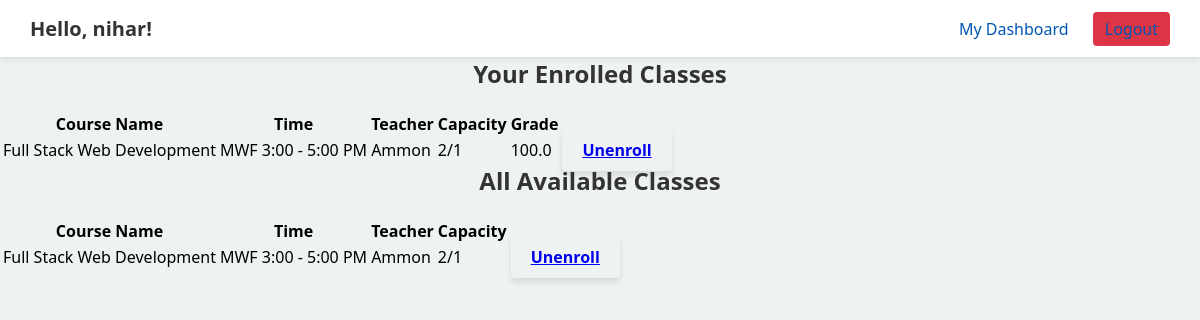
Page /student (signed in) on the committed database.
### models.py (models this page shows, shortened)
class User(db.Model, UserMixin):
    __tablename__ = "users"
    id            = db.Column(db.Integer,   primary_key=True)
    username      = db.Column(db.String(50), unique=True, nullable=False)
    password_hash = db.Column(db.String(128), nullable=False)
    role          = db.Column(db.String(10), nullable=False)
    enrollments    = db.relationship(
        "Enrollment",
        back_populates="student",
        cascade="all, delete-orphan"
    )
    taught_courses = db.relationship(
        "Course",
        back_populates="teacher",
        cascade="all, delete-orphan"
    )

class Enrollment(db.Model):
    __tablename__ = "enrollments"
    id         = db.Column(db.Integer, primary_key=True)
    student_id = db.Column(
        db.Integer,
        db.ForeignKey("users.id", ondelete="CASCADE"),
        nullable=False
    )
    course_id  = db.Column(
        db.Integer,
        db.ForeignKey("courses.id", ondelete="CASCADE"),
        nullable=False
    )
    grade      = db.Column(db.Float)
    student    = db.relationship("User",   back_populates="enrollments")
    course     = db.relationship("Course", back_populates="enrollments")

class Course(db.Model):
    __tablename__ = "courses"
    id         = db.Column(db.Integer, primary_key=True)
    name       = db.Column(db.String(120), nullable=False)
    time       = db.Column(db.String(120), nullable=False)          # NEW
    capacity   = db.Column(db.Integer, nullable=False)
    teacher_id = db.Column(
        db.Integer,
        db.ForeignKey("users.id", ondelete="CASCADE"),
        nullable=False
    )
    teacher     = db.relationship("User",   back_populates="taught_courses")
    enrollments = db.relationship(
        "Enrollment",
        back_populates="course",
        cascade="all, delete-orphan"
    )

### app.py (the view)
@app.route("/student")
@login_required
def student_dashboard():
    if current_user.role != "student":
        return redirect(url_for("home"))
    enrolled = current_user.enrollments
    enrolled_ids = [e.course_id for e in enrolled]
    all_courses = Course.query.all()
    return render_template(
        "student_dashboard.html",
        enrolled=enrolled,
        enrolled_ids=enrolled_ids,
        all_courses=all_courses
    )

### app.py (called while the page is built)
@login_manager.user_loader
def load_user(uid):
    return db.session.get(User, int(uid))

### templates/student_dashboard.html (shortened to what this page needs)
{% extends "base.html" %}
{% block content %}
<section>
  <h2>Your Enrolled Classes</h2>
  {% if enrolled %}
    <table class="courses-table">
      <thead>
        <tr>
          <th>Course Name</th><th>Time</th><th>Teacher</th>
          <th>Capacity</th><th>Grade</th><th></th>
        </tr>
      </thead>
      <tbody>
        {% for enr in enrolled %}
        <tr>
          <td>{{ enr.course.name }}</td>
          <td>{{ enr.course.time }}</td>
          <td>{{ enr.course.teacher.username }}</td>
          <td>{{ enr.course.enrollments|length }}/{{ enr.course.capacity }}</td>
          <td>{% if enr.grade is not none %}{{ enr.grade }}{% else %}N/A{% endif %}</td>
          <td>
            <a href="{{ url_for('student_unenroll', course_id=enr.course.id) }}"
               class="btn unenroll-btn">Unenroll</a>
          </td>
        </tr>
        {% endfor %}
      </tbody>
    </table>
  {% else %}
    <p>You’re not enrolled in anything yet.</p>
  {% endif %}
</section>
<section>
  <h2>All Available Classes</h2>
  <table class="courses-table">
    <thead>
      <tr>
        <th>Course Name</th><th>Time</th><th>Teacher</th>
        <th>Capacity</th><th></th>
      </tr>
    </thead>
    <tbody>
      {% for c in all_courses %}
      <tr>
        <td>{{ c.name }}</td>
        <td>{{ c.time }}</td>
        <td>{{ c.teacher.username }}</td>
        <td>{{ c.enrollments|length }}/{{ c.capacity }}</td>
        <td>
          {% if c.id in enrolled_ids %}
            <a href="{{ url_for('student_unenroll', course_id=c.id) }}"
               class="btn unenroll-btn">Unenroll</a>
          {% else %}
            <a href="{{ url_for('student_enroll', course_id=c.id) }}"
               class="btn enroll-btn">Enroll</a>
          {% endif %}
        </td>
      </tr>
      {% endfor %}
    </tbody>
  </table>
</section>
{% endblock %}

### templates/base.html (shortened to what this page needs)
<!DOCTYPE html>
<html lang="en">
  <head>
    <link
      rel="stylesheet"
      href="{{ url_for('static', filename='css/styles.css') }}"
    />
  </head>
  <body>
    {% if current_user.is_authenticated %}
    <header class="site-header">
      <h1 class="greeting">Hello, {{ current_user.username }}!</h1>
      <nav class="main-nav">
        {% if current_user.role == 'admin' %}
          <a href="{{ url_for('admin.index') }}">Admin Home</a>
          <a href="{{ url_for('admin_users') }}">Users</a>
        {% elif current_user.role == 'teacher' %}
          <a href="{{ url_for('teacher_dashboard') }}">My Dashboard</a>
        {% else %}
          <a href="{{ url_for('student_dashboard') }}">My Dashboard</a>
        {% endif %}
        <a href="{{ url_for('logout') }}" class="logout-btn">Logout</a>
      </nav>
    </header>
    {% endif %}
    <main class="content">
      {% block content %}{% endblock %}
    </main>
  </body>
</html>

### static/css/styles.css (style rules this page uses)
* { box-sizing: border-box; }
body { font-family: 'Segoe UI', Tahoma, Geneva, Verdana, sans-serif; background-color: #eef2f3; margin: 0; padding: 0; }
.site-header { background-color: #ffffff; padding: 15px 30px; box-shadow: 0 2px 5px rgba(0,0,0,0.1); display: flex; align-items: center; justify-content: space-between; }
.greeting { margin: 0; font-size: 20px; color: #333; }
.main-nav a { margin-left: 20px; text-decoration: none; color: #0056b3; font-weight: 500; transition: color 0.2s ease; }
.logout-btn { padding: 6px 12px; background: #dc3545; color: #fff; border-radius: 4px; text-decoration: none; font-weight: bold; transition: background 0.2s ease; }
h1, h2 { text-align: center; color: #333; margin-top: 0; }
.btn { padding: 10px 20px; border: none; border-radius: 4px; cursor: pointer; font-weight: bold; transition: background-color 0.3s ease, transform 0.2s ease, box-shadow 0.2s ease; box-shadow: 0 4px 6px rgba(0,0,0,0.1); }

### rows in the picture
User: username "nihar"
Enrollment: course.name "Full Stack Web Development", course.time "MWF 3:00 - 5:00 PM", course.teacher.username "Ammon", course.enrollments|length "2", course.capacity "1", grade "100.0"
Course: name "Full Stack Web Development", time "MWF 3:00 - 5:00 PM", teacher.username "Ammon", enrollments|length "2", capacity "1"
